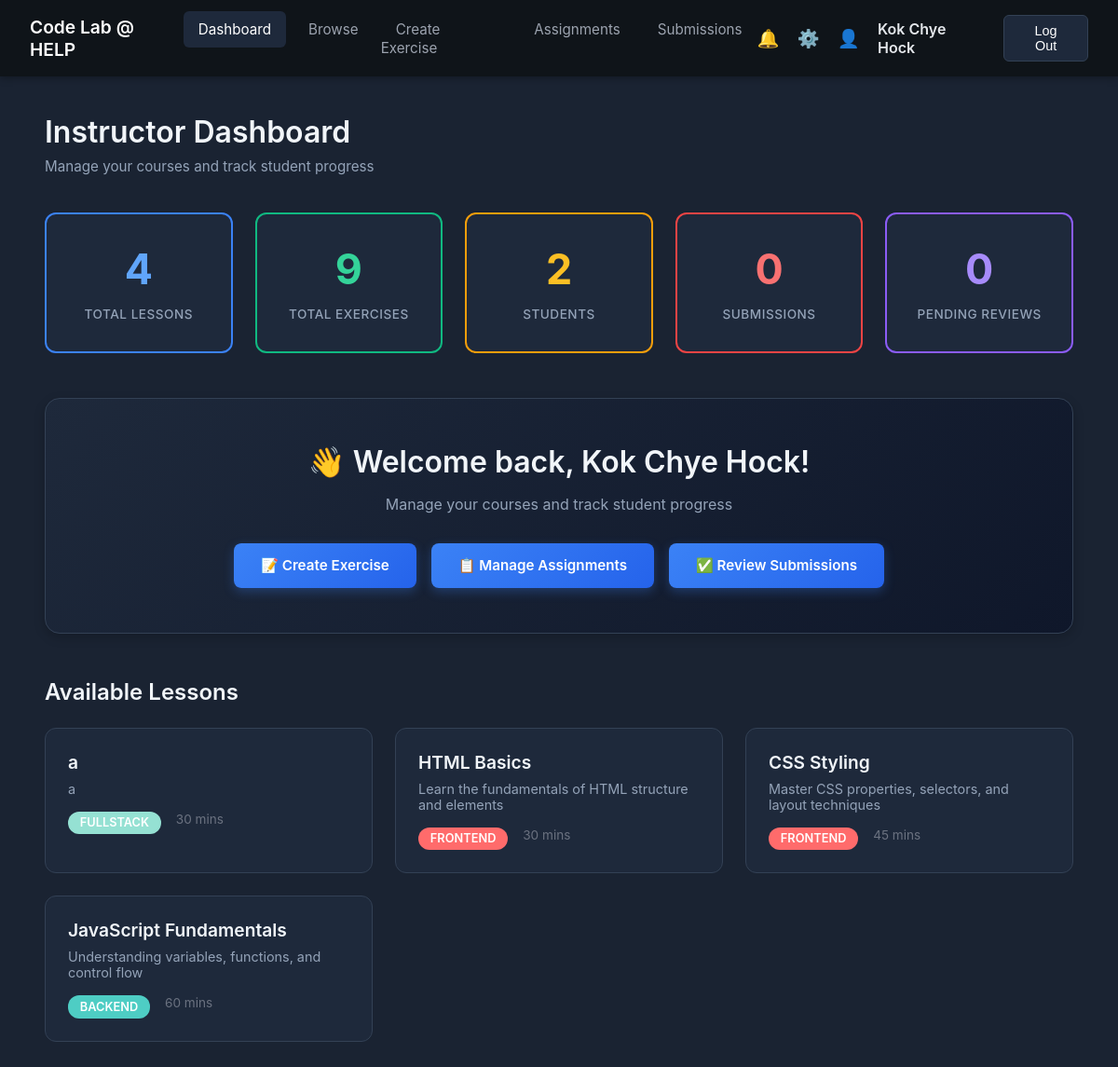
Page /PHP/instructorDashboard.php (signed in) on the committed database.
### tables this page shows
CREATE TABLE `lessons` (
  `id` int(10) UNSIGNED NOT NULL,
  `title` varchar(200) NOT NULL,
  `description` text DEFAULT NULL,
  `category` enum('frontend','backend','fullstack') NOT NULL,
  `difficulty` enum('beginner','intermediate','advanced') DEFAULT 'beginner',
  `content_type` enum('video','text','interactive') DEFAULT 'text',
  `duration_minutes` int(11) DEFAULT 0,
  `order_index` int(11) DEFAULT 0,
  `is_published` tinyint(1) DEFAULT 1,
  `created_by` int(10) UNSIGNED DEFAULT NULL,
  `created_at` timestamp NOT NULL DEFAULT current_timestamp(),
  `updated_at` timestamp NOT NULL DEFAULT current_timestamp() ON UPDATE current_timestamp()
);

### PHP/instructorDashboard.php (the view, shortened to what this page needs)
<?php
include 'db_connect.php';
$instructor_name = $_SESSION['full_name'];
$stats = [];
$result = $conn->query("SELECT COUNT(*) as count FROM lessons");
$stats['total_lessons'] = $result->fetch_assoc()['count'];
$result = $conn->query("SELECT COUNT(*) as count FROM exercises");
$stats['total_exercises'] = $result->fetch_assoc()['count'];
$result = $conn->query("SELECT COUNT(*) as count FROM users WHERE role = 'student'");
$stats['total_students'] = $result->fetch_assoc()['count'];
$stats['total_submissions'] = 0;
$stats['pending_reviews'] = 0;
$lessons_query = "SELECT * FROM lessons ORDER BY created_at DESC LIMIT 6";
$lessons_result = $conn->query($lessons_query);
?>
<!DOCTYPE html>
<html lang="en">
<head>
</head>
<body>
  <nav class="navbar">
    <div class="logo">
      <a href="instructorDashboard.php">Code Lab @ HELP</a>
    </div>
    <ul class="nav-links">
      <li><a href="instructorDashboard.php" class="active">Dashboard</a></li>
      <li><a href="instructor_lessons.php">Browse</a></li>
      <li><a href="instructor_create_exercise.php">Create Exercise</a></li>
      <li><a href="instructor_assignments.php">Assignments</a></li>
      <li><a href="instructor_submissions.php">Submissions</a></li>
    </ul>
    <div class="nav-icons">
      <span class="icon">🔔</span>
      <span class="icon">⚙️</span>
      <span class="icon">👤</span>
      <span class="username"><?php echo htmlspecialchars($instructor_name); ?></span>
      <button class="logout-btn" onclick="confirmLogout()">Log Out</button>
    </div>
  </nav>
  <main class="dashboard-container">
    <h2>Instructor Dashboard</h2>
    <p class="subtitle">Manage your courses and track student progress</p>
    <div class="stats">
      <div class="stat-box">
        <?php echo $stats['total_lessons']; ?>
        <span>Total Lessons</span>
      </div>
      <div class="stat-box">
        <?php echo $stats['total_exercises']; ?>
        <span>Total Exercises</span>
      </div>
      <div class="stat-box">
        <?php echo $stats['total_students']; ?>
        <span>Students</span>
      </div>
      <div class="stat-box">
        <?php echo $stats['total_submissions']; ?>
        <span>Submissions</span>
      </div>
      <div class="stat-box">
        <?php echo $stats['pending_reviews']; ?>
        <span>Pending Reviews</span>
      </div>
    </div>
    <div class="welcome-section">
      <h3>👋 Welcome back, <?php echo htmlspecialchars($instructor_name); ?>!</h3>
      <p>Manage your courses and track student progress</p>
      <div class="quick-actions">
        <a href="instructor_create_exercise.php" class="quick-action-btn">📝 Create Exercise</a>
        <a href="instructor_assignments.php" class="quick-action-btn">📋 Manage Assignments</a>
        <a href="instructor_submissions.php" class="quick-action-btn">✅ Review Submissions</a>
      </div>
    </div>
    <h3 class="section-title">Available Lessons</h3>
    <div class="lessons-grid">
      <?php if ($lessons_result->num_rows > 0): ?>
        <?php while ($lesson = $lessons_result->fetch_assoc()): ?>
          <div class="lesson-card" onclick="window.location.href='instructor_lesson_details.php?id=<?php echo $lesson['id']; ?>'">
            <div class="lesson-title"><?php echo htmlspecialchars($lesson['title']); ?></div>
            <div class="lesson-description"><?php echo htmlspecialchars($lesson['description'] ?? 'No description'); ?></div>
            <div class="lesson-meta">
              <span class="badge badge-<?php echo $lesson['category']; ?>">
                <?php echo strtoupper($lesson['category']); ?>
              </span>
              <span><?php echo $lesson['duration_minutes']; ?> mins</span>
            </div>
          </div>
        <?php endwhile; ?>
      <?php else: ?>
        <p style="color: #94a3b8;">No lessons available yet.</p>
      <?php endif; ?>
    </div>
  </main>
</body>
</html>

### PHP/instructorDashboard.php (style rules this page uses)
* { margin: 0; padding: 0; box-sizing: border-box; }
body { margin: 0; font-family: -apple-system, BlinkMacSystemFont, 'Segoe UI', Roboto, 'Helvetica Neue', Arial, sans-serif; background-color: #1a2332; color: #e4e7eb; }
.navbar { background-color: #0f1419; padding: 1rem 2rem; display: flex; justify-content: space-between; align-items: center; box-shadow: 0 2px 8px rgba(0,0,0,0.3); }
.logo { color: white; font-weight: 600; font-size: 1.2rem; }
.logo a { color: white; text-decoration: none; }
.nav-links { list-style: none; display: flex; gap: 0.5rem; margin: 0; padding: 0; }
.nav-links li a { color: #9ca3af; text-decoration: none; padding: 0.6rem 1rem; border-radius: 6px; transition: all 0.3s; font-size: 0.95rem; }
.nav-links li a:hover, .nav-links li a.active { background-color: #1e293b; color: white; }
.nav-icons { display: flex; align-items: center; gap: 1.2rem; }
.icon { font-size: 1.2rem; color: #9ca3af; cursor: pointer; transition: color 0.3s; }
.username { font-weight: 600; color: #e4e7eb; }
.logout-btn { background-color: #1e293b; color: white; border: 1px solid #334155; padding: 0.5rem 1.2rem; cursor: pointer; border-radius: 6px; font-size: 0.9rem; transition: all 0.3s; }
.dashboard-container { padding: 2.5rem 3rem; max-width: 1400px; margin: 0 auto; }
h2 { font-size: 2rem; margin-bottom: 0.5rem; color: #f1f5f9; font-weight: 600; }
.subtitle { color: #94a3b8; margin-bottom: 2.5rem; font-size: 0.95rem; }
.stats { display: grid; grid-template-columns: repeat(5, 1fr); gap: 1.5rem; margin-bottom: 3rem; }
.stat-box { background-color: #1e293b; border: 2px solid transparent; border-radius: 12px; padding: 2rem 1.5rem; text-align: center; font-size: 2.8rem; font-weight: 700; transition: all 0.3s; }
.stat-box:nth-child(1) { border-color: #3b82f6; color: #60a5fa; }
.stat-box:nth-child(2) { border-color: #10b981; color: #34d399; }
.stat-box:nth-child(3) { border-color: #f59e0b; color: #fbbf24; }
.stat-box:nth-child(4) { border-color: #ef4444; color: #f87171; }
.stat-box:nth-child(5) { border-color: #8b5cf6; color: #a78bfa; }
.stat-box span { display: block; font-size: 0.85rem; color: #94a3b8; margin-top: 0.8rem; font-weight: 500; text-transform: uppercase; letter-spacing: 0.5px; }
.welcome-section { background: linear-gradient(135deg, #1e293b 0%, #0f172a 100%); border-radius: 16px; padding: 3rem; text-align: center; margin-bottom: 3rem; border: 1px solid #334155; box-shadow: 0 4px 12px rgba(0,0,0,0.2); }
.welcome-section h3 { font-size: 2rem; margin-bottom: 1rem; color: #f1f5f9; font-weight: 600; }
.welcome-section p { font-size: 1rem; color: #94a3b8; margin-bottom: 2rem; }
.quick-actions { display: flex; gap: 1rem; justify-content: center; flex-wrap: wrap; }
.quick-action-btn { background: linear-gradient(135deg, #3b82f6 0%, #2563eb 100%); color: white; padding: 0.9rem 1.8rem; border-radius: 8px; text-decoration: none; font-weight: 600; transition: all 0.3s; display: inline-flex; align-items: center; gap: 0.5rem; font-size: 0.95rem; box-shadow: 0 4px 12px rgba(59, 130, 246, 0.3); }
.section-title { font-size: 1.5rem; color: #f1f5f9; margin-bottom: 1.5rem; font-weight: 600; }
.lessons-grid { display: grid; grid-template-columns: repeat(auto-fill, minmax(300px, 1fr)); gap: 1.5rem; margin-bottom: 3rem; }
.lesson-card { background-color: #1e293b; border-radius: 12px; padding: 1.5rem; border: 1px solid #334155; transition: all 0.3s; cursor: pointer; }
.lesson-title { font-size: 1.2rem; font-weight: 600; color: #f1f5f9; margin-bottom: 0.5rem; }
.lesson-description { font-size: 0.9rem; color: #94a3b8; margin-bottom: 1rem; }
.lesson-meta { display: flex; gap: 1rem; font-size: 0.85rem; color: #6b7280; }
.badge { padding: 0.3rem 0.8rem; border-radius: 12px; font-size: 0.8rem; font-weight: 600; }
.badge-frontend { background-color: #ff6b6b; color: white; }
.badge-backend { background-color: #4ecdc4; color: white; }
.badge-fullstack { background-color: #95e1d3; color: white; }

### rows in the picture
lessons: title "a", description "a", category "FULLSTACK", duration_minutes "30"
lessons: title "HTML Basics", description "Learn the fundamentals of HTML structure and elements", category "FRONTEND", duration_minutes "30"
lessons: title "CSS Styling", description "Master CSS properties, selectors, and layout techniques", category "FRONTEND", duration_minutes "45"
lessons: title "JavaScript Fundamentals", description "Understanding variables, functions, and control flow", category "BACKEND", duration_minutes "60"

### other values in the picture
$instructor_name "Kok Chye Hock"
$stats['total_lessons'] "4"
$stats['total_exercises'] "9"
$stats['total_students'] "2"
$stats['total_submissions'] "0"
$stats['pending_reviews'] "0"
